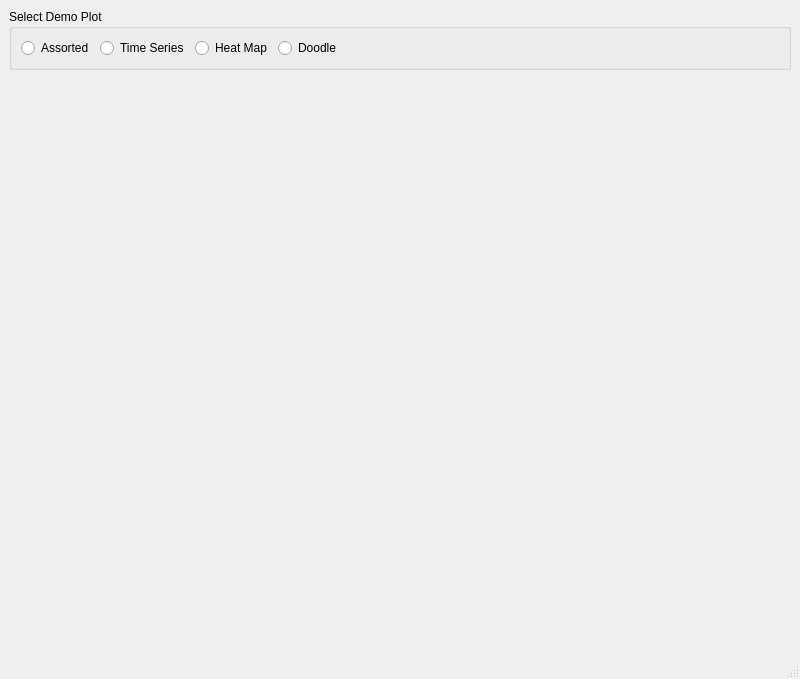
<?xml version="1.0" encoding="UTF-8"?>
<ui version="4.0">
 <class>MainWindow</class>
 <widget class="QMainWindow" name="MainWindow">
  <property name="geometry">
   <rect>
    <x>0</x>
    <y>0</y>
    <width>800</width>
    <height>679</height>
   </rect>
  </property>
  <property name="windowTitle">
   <string>MainWindow</string>
  </property>
  <widget class="QWidget" name="centralwidget">
   <layout class="QVBoxLayout" name="verticalLayout" stretch="0,1,1,1,1">
    <item>
     <widget class="QGroupBox" name="groupBox">
      <property name="title">
       <string>Select Demo Plot</string>
      </property>
      <layout class="QHBoxLayout" name="horizontalLayout_2">
       <item>
        <widget class="QRadioButton" name="radioButton_assorted">
         <property name="text">
          <string>Assorted</string>
         </property>
        </widget>
       </item>
       <item>
        <widget class="QRadioButton" name="radioButton_time">
         <property name="text">
          <string>Time Series</string>
         </property>
        </widget>
       </item>
       <item>
        <widget class="QRadioButton" name="radioButton_heat">
         <property name="text">
          <string>Heat Map</string>
         </property>
        </widget>
       </item>
       <item>
        <widget class="QRadioButton" name="radioButton_doodle">
         <property name="text">
          <string>Doodle</string>
         </property>
        </widget>
       </item>
       <item>
        <spacer name="horizontalSpacer">
         <property name="orientation">
          <enum>Qt::Horizontal</enum>
         </property>
         <property name="sizeHint" stdset="0">
          <size>
           <width>40</width>
           <height>20</height>
          </size>
         </property>
        </spacer>
       </item>
      </layout>
     </widget>
    </item>
    <item>
     <widget class="MyCoolPlot" name="examplePlot" native="true"/>
    </item>
    <item>
     <widget class="TimeSeriesExample" name="timePlot" native="true"/>
    </item>
    <item>
     <widget class="HeatmapExample" name="heatmap" native="true"/>
    </item>
    <item>
     <widget class="DoodlePlot" name="doodle" native="true"/>
    </item>
   </layout>
  </widget>
  <widget class="QMenuBar" name="menubar">
   <property name="geometry">
    <rect>
     <x>0</x>
     <y>0</y>
     <width>800</width>
     <height>21</height>
    </rect>
   </property>
  </widget>
  <widget class="QStatusBar" name="statusbar"/>
 </widget>
 <customwidgets>
  <customwidget>
   <class>MyCoolPlot</class>
   <extends>QWidget</extends>
   <header>mycoolplot.h</header>
   <container>1</container>
  </customwidget>
  <customwidget>
   <class>TimeSeriesExample</class>
   <extends>QWidget</extends>
   <header>timeseriesexample.h</header>
   <container>1</container>
  </customwidget>
  <customwidget>
   <class>HeatmapExample</class>
   <extends>QWidget</extends>
   <header>heatmapexample.h</header>
   <container>1</container>
  </customwidget>
  <customwidget>
   <class>DoodlePlot</class>
   <extends>QWidget</extends>
   <header>doodleplot.h</header>
   <container>1</container>
  </customwidget>
 </customwidgets>
 <resources/>
 <connections/>
</ui>
